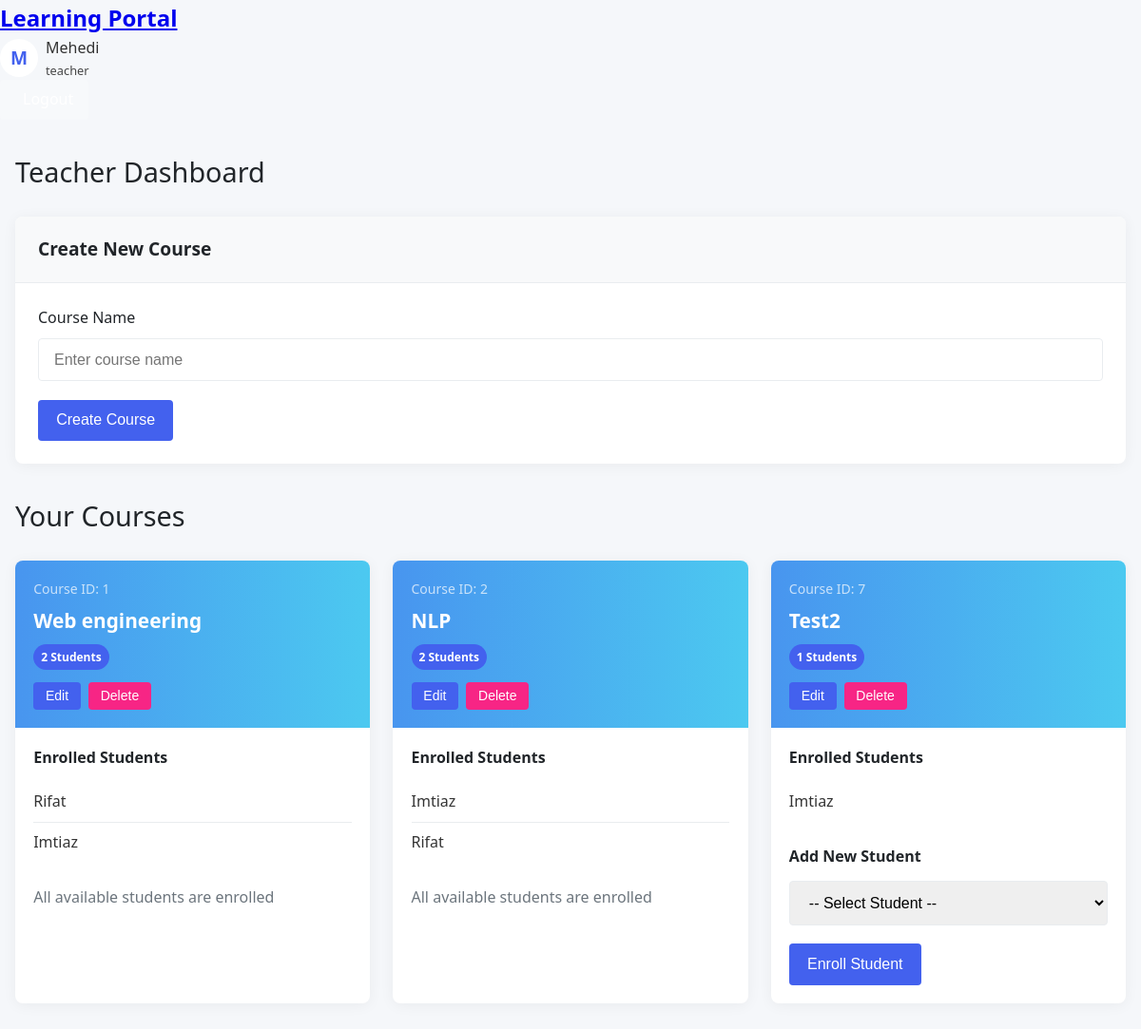
Screenshot of /teacher_area.php (signed in) with the database file from the repository.
### tables this page shows
CREATE TABLE `users` (
  `id` int(11) NOT NULL,
  `username` varchar(50) NOT NULL,
  `password` varchar(50) NOT NULL,
  `role` varchar(20) NOT NULL
);

CREATE TABLE `courses` (
  `id` int(11) NOT NULL,
  `course_name` varchar(100) NOT NULL,
  `teacher_id` int(11) NOT NULL,
  `enrolled_students` varchar(255) DEFAULT NULL
);

### config.php (called while the page is built, shortened)
<?php
$db_host = 'localhost';
$db_user = 'root';
$db_pass = '';
$db_name = 'my_portal';
function get_db_connection() {
    global $db_host, $db_user, $db_pass, $db_name;
    $conn = mysqli_connect($db_host, $db_user, $db_pass, $db_name);
    return $conn;
}
function db_select($query) {
    $conn = get_db_connection();
    $result = mysqli_query($conn, $query);
    $data = [];
    if ($result && mysqli_num_rows($result) > 0) {
        while ($row = mysqli_fetch_assoc($result)) {
            $data[] = $row;
        }
    }
    return $data;
}
function get_data() {
    $data = [];
    $data['users'] = db_select("SELECT * FROM users");
    $data['courses'] = db_select("SELECT * FROM courses");
    return $data;
}
?>

### teacher_area.php (the view, shortened to what this page needs)
<?php
require_once 'config.php';
require_once 'header.php';
$teacher_id = $_SESSION['user_id'];
$data = get_data();
?>
<!DOCTYPE html>
<html lang="en">
<head>
</head>
<body>
    <div class="container">
        <h1 class="page-title">Teacher Dashboard</h1>
        <div class="card">
            <div class="card-header">
                <h2 class="card-title">Create New Course</h2>
            </div>
            <div class="card-body">
                <form method="post">
                    <div class="form-group">
                        <label for="course_name" class="form-label">Course Name</label>
                        <input type="text" id="course_name" name="course_name" class="form-control" placeholder="Enter course name" required />
                    </div>
                    <button type="submit" name="assign_course" class="btn btn-primary">  Create Course
                    </button>
                </form>
            </div>
        </div>
        <h2 class="page-title">Your Courses</h2>
        <?php if (empty(array_filter($data['courses'], function($c) use ($teacher_id) { return $c['teacher_id'] == $teacher_id; }))): ?>
            <div class="empty-state">
                <p>You don't have any courses yet. Create your first course above!</p>
            </div>
        <?php else: ?>
            <div class="course-list">
                <?php
                foreach ($data['courses'] as $course) {
                    if ($course['teacher_id'] == $teacher_id) {
                        $student_count = !empty($course['enrolled_students']) ? count($course['enrolled_students']) : 0;
                ?>
                <div class="course-card">
                    <div class="course-header">
                        <div class="course-id">Course ID: <?= $course['id']; ?></div>
                        <div class="course-name"><?= htmlentities($course['course_name']); ?></div>
                        <div class="flex-row">
                            <span class="badge badge-primary">
                              <?= $student_count; ?> Students
                            </span>
                        </div>
                        <div class="course-actions">
                            <button type="button" class="btn btn-sm btn-primary" onclick="toggleEditForm(<?= $course['id']; ?>)">
                             Edit
                            </button>
                            <form method="post" style="display:inline-block;">
                                <button type="submit" name="delete_course" class="btn btn-sm btn-danger" onclick="return confirm('Are you sure you want to delete this course?')">
                                   Delete
                                </button>
                            </form>
                        </div>
                    </div>
                    <div class="course-body">
                        <div class="section-title">
                           Enrolled Students
                        </div>
                        <?php if (empty($course['enrolled_students'])): ?>
                            <p style="color:#6c757d; margin-bottom:1rem;"> No students enrolled yet.</p>
                        <?php else: ?>
                            <ul class="student-list">
                                <?php
                                foreach ($course['enrolled_students'] as $student_id) {
                                    foreach ($data['users'] as $u) {
                                        if ($u['id'] == $student_id) {
                                            echo '<li class="student-item"> ' . htmlentities($u['username']) . '</li>';
                                            break;
                                        }
                                    }
                                }
                                ?>
                            </ul>
                        <?php endif; ?>
                        <?php
                        $available_students = array_filter($data['users'], function($u) use ($course) {
                            return $u['role'] === 'student' && !in_array($u['id'], $course['enrolled_students']);
                        });
                        if (!empty($available_students)):
                        ?>
                        <div class="section-title"> Add New Student</div>
                        <form method="post">
                            <div class="form-group">
                                <select name="student_id" class="form-control" required>
                                    <option value="">-- Select Student --</option>
                                </select>
                            </div>
                            <button type="submit" name="enroll_in_course" class="btn btn-primary">
                                Enroll Student
                            </button>
                        </form>
                        <?php else: ?>
                            <p style="color:#6c757d; margin-top:1rem;"> All available students are enrolled</p>
                        <?php endif; ?>
                    </div>
                </div>
                <?php
                    }
                }
                ?>
            </div>
        <?php endif; ?>
    </div>
</body>
</html>

### header.php (shortened to what this page needs)
<?php
$isLoggedIn = isset($_SESSION['user_id']);
$userName = "";
$userRole = "";
if ($isLoggedIn && isset($_SESSION['role'])) {
    if (isset($student_name)) {
        $userName = $student_name;
    } else if (isset($teacher_name)) {
        $userName = $teacher_name;
    } else if (isset($admin_name)) {
        $userName = $admin_name;
    } else {
        $userId = $_SESSION['user_id'];
        $userRole = $_SESSION['role'];
        if (!isset($data) || !isset($data['users'])) {
            require_once 'config.php';
            $data = get_data();
        }
        foreach ($data['users'] as $user) {
            if ($user['id'] == $userId) {
                $userName = $user['username'];
                break;
            }
        }
    }
}
?>
<!DOCTYPE html>
<html lang="en">
<head>
    <link rel="stylesheet" href="https:
    <style>
        :root {
            --primary: #4361ee;
            --primary-light: #4895ef;
            --secondary: #3f37c9;
            --success: #4cc9f0;
            --danger: #f72585;
            --warning: #f8961e;
            --dark: #212529;
            --light: #f8f9fa;
            --border: #e9ecef;
            --shadow: rgba(0, 0, 0, 0.05);
        }
        * {
            margin: 0;
            padding: 0;
            box-sizing: border-box;
        }
        body {
            font-family: 'Segoe UI', Tahoma, Geneva, Verdana, sans-serif;
            background-color: #f5f7fa;
            color: #333;
            line-height: 1.6;
        }
        .navbar {
            display: flex;
            justify-content: space-between;
            align-items: center;
            background: linear-gradient(130deg, var(--primary), var(--secondary));
            color: white;
            padding: 1rem 2rem;
            box-shadow: 0 3px 10px rgba(0, 0, 0, 0.1);
            position: relative;
            z-index: 100;
        }
        .navbar-brand {
            font-size: 1.5rem;
            font-weight: 600;
            display: flex;
            align-items: center;
            gap: 0.5rem;
            text-decoration: none;
            color: white;
        }
        .brand-icon {
            font-size: 1.75rem;
        }
        .user-welcome {
            display: flex;
            align-items: center;
            gap: 0.8rem;
            margin-left: auto;
            margin-right: 1rem;
        }
        .avatar {
            width: 40px;
            height: 40px;
            border-radius: 50%;
            background-color: rgba(255, 255, 255, 0.2);
            color: white;
            display: flex;
            align-items: center;
            justify-content: center;
            font-weight: bold;
            font-size: 1.2rem;
            border: 2px solid rgba(255, 255, 255, 0.5);
            box-shadow: 0 2px 5px rgba(0, 0, 0, 0.1);
        }
        .user-info {
            display: flex;
            flex-direction: column;
        }
        .user-name {
            font-weight: 500;
        }
        .user-role {
            font-size: 0.8rem;
            opacity: 0.9;
            text-transform: capitalize;
        }
        .nav-actions {
            display: flex;
            gap: 1rem;
        }
        .btn-logout {
            padding: 0.5rem 1rem;
            background-color: rgba(255, 255, 255, 0.15);
            color: white;
            border: none;
            border-radius: 4px;
            cursor: pointer;
            display: flex;
            align-items: center;
            gap: 0.5rem;
            transition: all 0.2s;
            text-decoration: none;
            font-weight: 500;
        }
        .btn-logout:hover {
            background-color: rgba(255, 255, 255, 0.25);
            transform: translateY(-2px);
        }
        .btn-login {
            padding: 0.5rem 1rem;
            background-color: white;
            color: var(--primary);
            border: none;
            border-radius: 4px;
            cursor: pointer;
            display: flex;
            align-items: center;
            gap: 0.5rem;
            transition: all 0.2s;
            text-decoration: none;
            font-weight: 500;
        }
        .btn-login:hover {
            background-color: var(--light);
            transform: translateY(-2px);
        }
        .container {
            max-width: 1200px;
            margin: 2rem auto;
            padding: 0 1rem;
        }
        @media (max-width: 768px) {
            .navbar {
                padding: 1rem;
            }
            .user-welcome {
                margin-right: 0.5rem;
            }
            .brand-text {
                display: none;
            }
            .user-name {
                font-size: 0.9rem;
            }
        }
        @media (max-width: 576px) {
            .avatar {
                width: 32px;
                height: 32px;
                font-size: 1rem;
            }
            .user-info {
                display: none;
            }
        }
    </style>
</head>
<body>
    <nav class="navbar">
        <a href="index.php" class="navbar-brand">
            <span class="brand-text">Learning Portal</span>
        </a>
        <?php if ($isLoggedIn): ?>
        <div class="user-welcome">
            <div class="avatar">
                <?php echo !empty($userName) ? substr(htmlspecialchars($userName), 0, 1) : 'U'; ?>
            </div>
            <div class="user-info">
                <div class="user-name"><?php echo htmlspecialchars($userName); ?></div>
                <div class="user-role"><?php echo htmlspecialchars($userRole); ?></div>
            </div>
        </div>
        <div class="nav-actions">
            <a href="logout.php" class="btn-logout">
            </a>
        </div>
        <?php endif; ?>
</body>
</html>

### teacher_area.php (style rules this page uses)
:root { --primary: #4361ee; --primary-light: #4895ef; --secondary: #3f37c9; --success: #4cc9f0; --danger: #f72585; --warning: #f8961e; --dark: #212529; --light: #f8f9fa; --border: #e9ecef; --shadow: rgba(0, 0, 0, 0.05); }
* { margin: 0; padding: 0; box-sizing: border-box; }
body { font-family: 'Segoe UI', Tahoma, Geneva, Verdana, sans-serif; background-color: #f5f7fa; color: #333; line-height: 1.6; }
.navbar-brand { font-size: 1.5rem; font-weight: 600; }
.user-welcome { display: flex; align-items: center; gap: 0.5rem; }
.avatar { width: 40px; height: 40px; border-radius: 50%; background-color: white; color: var(--primary); display: flex; align-items: center; justify-content: center; font-weight: bold; font-size: 1.2rem; }
.user-info { display: flex; flex-direction: column; }
.user-name { font-weight: 500; }
.user-role { font-size: 0.8rem; opacity: 0.9; }
.nav-actions { display: flex; gap: 1rem; }
.btn-logout { padding: 0.5rem 1rem; background-color: rgba(255, 255, 255, 0.2); color: white; border: none; border-radius: 4px; cursor: pointer; display: flex; align-items: center; gap: 0.5rem; transition: all 0.2s; text-decoration: none; }
.container { max-width: 1200px; margin: 2rem auto; padding: 0 1rem; }
.page-title { font-size: 1.8rem; margin-bottom: 1.5rem; color: var(--dark); font-weight: 500; }
.card { background: white; border-radius: 8px; box-shadow: 0 2px 15px var(--shadow); overflow: hidden; margin-bottom: 2rem; transition: transform 0.2s, box-shadow 0.2s; }
.card-header { background-color: var(--light); padding: 1.2rem 1.5rem; border-bottom: 1px solid var(--border); display: flex; justify-content: space-between; align-items: center; }
.card-title { font-size: 1.2rem; font-weight: 600; color: var(--dark); margin: 0; display: flex; align-items: center; gap: 0.5rem; }
.card-body { padding: 1.5rem; }
.form-group { margin-bottom: 1.2rem; }
.form-control { width: 100%; padding: 0.8rem 1rem; border: 1px solid var(--border); border-radius: 4px; font-size: 1rem; transition: border-color 0.2s; }
.form-label { display: block; margin-bottom: 0.5rem; font-weight: 500; color: var(--dark); }
.btn { padding: 0.8rem 1.2rem; border: none; border-radius: 4px; font-size: 1rem; font-weight: 500; cursor: pointer; display: inline-flex; align-items: center; justify-content: center; gap: 0.5rem; transition: all 0.2s; }
.btn-primary { background-color: var(--primary); color: white; }
.btn-danger { background-color: var(--danger); color: white; }
.btn-sm { padding: 0.4rem 0.8rem; font-size: 0.875rem; }
.course-list { display: grid; grid-template-columns: repeat(auto-fill, minmax(300px, 1fr)); gap: 1.5rem; }
.course-card { background-color: white; border-radius: 8px; box-shadow: 0 2px 15px var(--shadow); overflow: hidden; transition: transform 0.2s, box-shadow 0.2s; }
.course-header { padding: 1.2rem; background: linear-gradient(to right, var(--primary-light), var(--success)); color: white; }
.course-id { opacity: 0.7; font-size: 0.875rem; margin-bottom: 0.3rem; }
.course-name { font-size: 1.3rem; font-weight: 600; margin-bottom: 0.5rem; }
.course-actions { display: flex; gap: 0.5rem; margin-top: 0.8rem; }
.course-body { padding: 1.2rem; }
.section-title { font-size: 1rem; font-weight: 600; margin-bottom: 0.8rem; color: var(--dark); display: flex; align-items: center; gap: 0.5rem; }
.student-list { list-style: none; margin-bottom: 1.5rem; }
.student-item { padding: 0.5rem 0; border-bottom: 1px solid var(--border); display: flex; align-items: center; gap: 0.5rem; }
.student-item:last-child { border-bottom: none; }
.badge { display: inline-block; font-size: 0.75rem; font-weight: 600; padding: 0.25rem 0.5rem; border-radius: 20px; background-color: #e9ecef; }
.badge-primary { background-color: var(--primary); color: white; }
.flex-row { display: flex; align-items: center; gap: 0.5rem; }

### rows the page displays
users: username "M", username "Mehedi"
courses: id "1", course_name "Web engineering", student_count "2", shows "All available students are enrolled"
users: username "Rifat"
users: username "Imtiaz"
courses: id "2", course_name "NLP", student_count "2", shows "All available students are enrolled"
courses: id "7", course_name "Test2", student_count "1"

### other values shown
$userRole "teacher"
